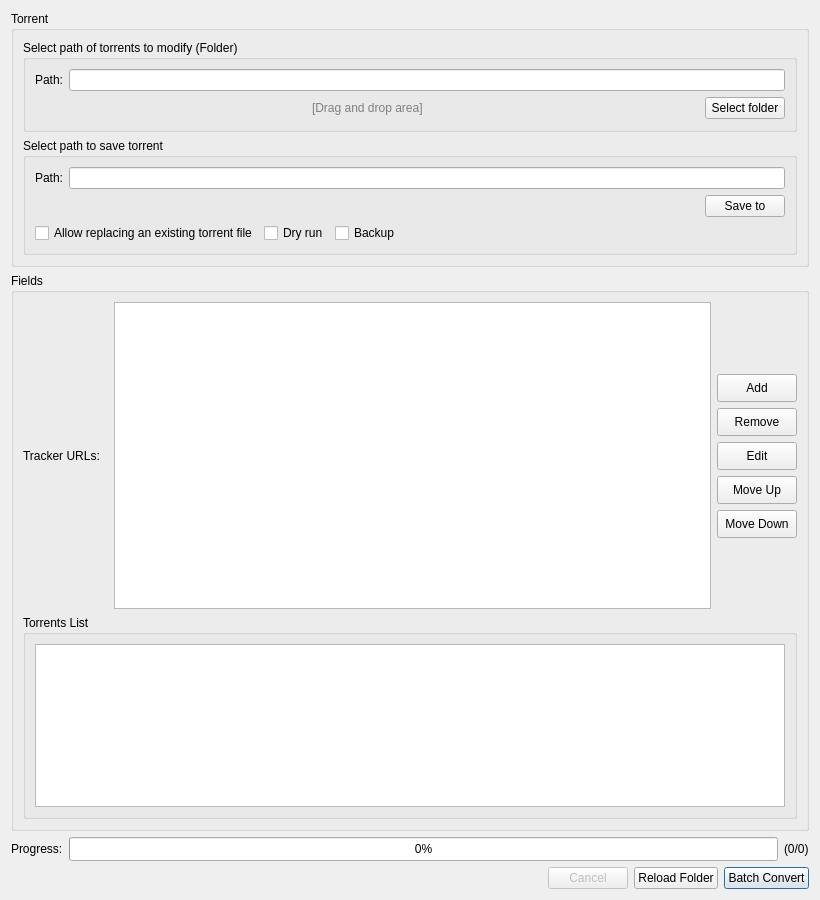
<widget class="QWidget" name="pageTrackerScroll"><property name="geometry"><rect><x>0</x><y>0</y><width>820</width><height>900</height></rect></property><layout class="QVBoxLayout" name="vboxTracker">
         <item>
          <widget class="QGroupBox" name="grpTrackerFile">
           <property name="sizePolicy"><sizepolicy hsizetype="Preferred" vsizetype="Fixed"><horstretch>0</horstretch><verstretch>0</verstretch></sizepolicy></property>
           <property name="title"><string>Torrent</string></property>
           <layout class="QVBoxLayout" name="vboxTrackerFile">
            <item>
             <widget class="QGroupBox" name="grpTrackerInput">
              <property name="sizePolicy"><sizepolicy hsizetype="Preferred" vsizetype="Fixed"><horstretch>0</horstretch><verstretch>0</verstretch></sizepolicy></property>
              <property name="minimumSize"><size><width>0</width><height>92</height></size></property>
              <property name="acceptDrops"><bool>true</bool></property>
              <property name="title"><string>Select path of torrents to modify (Folder)</string></property>
              <layout class="QVBoxLayout" name="vboxTrackerInput">
               <item>
                <layout class="QHBoxLayout" name="hboxTrackerInputPath">
                 <item><widget class="QLabel" name="lblTrackerInputPath"><property name="text"><string>Path:</string></property></widget></item>
                 <item><widget class="QLineEdit" name="editTrackerSourcePath"><property name="accessibleName"><string>Folder containing torrents to modify</string></property></widget></item>
                </layout>
               </item>
               <item>
                <layout class="QHBoxLayout" name="hboxTrackerInputButtons">
                 <item><spacer name="spcTrackerInputLeft"><property name="orientation"><enum>Qt::Horizontal</enum></property><property name="sizeHint" stdset="0"><size><width>40</width><height>20</height></size></property></spacer></item>
                 <item><widget class="QLabel" name="lblTrackerDropArea"><property name="styleSheet"><string notr="true">color: gray;</string></property><property name="text"><string>[Drag and drop area]</string></property></widget></item>
                 <item><spacer name="spcTrackerInputRight"><property name="orientation"><enum>Qt::Horizontal</enum></property><property name="sizeHint" stdset="0"><size><width>40</width><height>20</height></size></property></spacer></item>
                 <item><widget class="QPushButton" name="btnTrackerSelectFolder"><property name="sizePolicy"><sizepolicy hsizetype="Fixed" vsizetype="Fixed"><horstretch>0</horstretch><verstretch>0</verstretch></sizepolicy></property><property name="text"><string>Select folder</string></property><property name="icon"><iconset resource="resources/TorrentCraft.qrc">:/torrentcraft/icons/open-folder.svg</iconset></property></widget></item>
                </layout>
               </item>
              </layout>
             </widget>
            </item>
            <item>
             <widget class="QGroupBox" name="grpTrackerOutput">
              <property name="sizePolicy"><sizepolicy hsizetype="Preferred" vsizetype="Fixed"><horstretch>0</horstretch><verstretch>0</verstretch></sizepolicy></property>
              <property name="minimumSize"><size><width>0</width><height>92</height></size></property>
              <property name="title"><string>Select path to save torrent</string></property>
              <layout class="QVBoxLayout" name="vboxTrackerOutput">
               <item>
                <layout class="QHBoxLayout" name="hboxTrackerOutputPath">
                 <item><widget class="QLabel" name="lblTrackerOutputPath"><property name="text"><string>Path:</string></property></widget></item>
                 <item><widget class="QLineEdit" name="editTrackerOutputPath"><property name="accessibleName"><string>Batch output directory for modified torrents</string></property></widget></item>
                </layout>
               </item>
               <item>
                <layout class="QHBoxLayout" name="hboxTrackerOutputButtons">
                 <item><spacer name="spcTrackerOutputLeft"><property name="orientation"><enum>Qt::Horizontal</enum></property><property name="sizeHint" stdset="0"><size><width>40</width><height>20</height></size></property></spacer></item>
                 <item><widget class="QPushButton" name="btnTrackerSaveTo"><property name="sizePolicy"><sizepolicy hsizetype="Fixed" vsizetype="Fixed"><horstretch>0</horstretch><verstretch>0</verstretch></sizepolicy></property><property name="text"><string>Save to</string></property><property name="icon"><iconset resource="resources/TorrentCraft.qrc">:/torrentcraft/icons/save-torrent.svg</iconset></property></widget></item>
                </layout>
               </item>
               <item>
                <layout class="QHBoxLayout" name="hboxTrackerOutputOverwrite">
                 <item><widget class="QCheckBox" name="chkTrackerOverwrite"><property name="text"><string>Allow replacing an existing torrent file</string></property></widget></item><item><widget class="QCheckBox" name="chkTrackerDryRun"><property name="text"><string>Dry run</string></property></widget></item><item><widget class="QCheckBox" name="chkTrackerBackup"><property name="text"><string>Backup</string></property></widget></item>
                 <item><spacer name="spcTrackerOutputOverwrite"><property name="orientation"><enum>Qt::Horizontal</enum></property><property name="sizeHint" stdset="0"><size><width>40</width><height>20</height></size></property></spacer></item>
                </layout>
               </item>
              </layout>
             </widget>
            </item>
           </layout>
          </widget>
         </item>
         <item>
          <widget class="QGroupBox" name="grpTrackerFields">
           <property name="sizePolicy"><sizepolicy hsizetype="Preferred" vsizetype="Expanding"><horstretch>0</horstretch><verstretch>1</verstretch></sizepolicy></property>
           <property name="minimumSize"><size><width>0</width><height>390</height></size></property>
           <property name="title"><string>Fields</string></property>
           <layout class="QVBoxLayout" name="vboxTrackerFields" stretch="3,2">
            <item>
             <layout class="QHBoxLayout" name="hboxTrackerTiers" stretch="0,0,0">
              <item><widget class="QLabel" name="lblTrackerTiers"><property name="minimumSize"><size><width>85</width><height>0</height></size></property><property name="text"><string>Tracker URLs:</string></property></widget></item>
              <item><widget class="QTableView" name="tblTrackerTiers"><property name="minimumSize"><size><width>0</width><height>132</height></size></property><property name="accessibleName"><string>Tracker tiers</string></property><property name="editTriggers"><set>QAbstractItemView::NoEditTriggers</set></property><property name="selectionBehavior"><enum>QAbstractItemView::SelectRows</enum></property></widget></item>
              <item>
               <layout class="QVBoxLayout" name="vboxTrackerBtns">
                <item><spacer name="spcTrackerTop"><property name="orientation"><enum>Qt::Vertical</enum></property><property name="sizeHint" stdset="0"><size><width>20</width><height>40</height></size></property></spacer></item>
                <item><widget class="QPushButton" name="btnTrackerAdd"><property name="minimumSize"><size><width>0</width><height>28</height></size></property><property name="text"><string>Add</string></property></widget></item>
                <item><widget class="QPushButton" name="btnTrackerRemove"><property name="minimumSize"><size><width>0</width><height>28</height></size></property><property name="text"><string>Remove</string></property></widget></item>
                <item><widget class="QPushButton" name="btnTrackerEdit"><property name="minimumSize"><size><width>0</width><height>28</height></size></property><property name="text"><string>Edit</string></property></widget></item>
                <item><widget class="QPushButton" name="btnTrackerMoveUp"><property name="minimumSize"><size><width>0</width><height>28</height></size></property><property name="text"><string>Move Up</string></property></widget></item>
                <item><widget class="QPushButton" name="btnTrackerMoveDown"><property name="minimumSize"><size><width>0</width><height>28</height></size></property><property name="text"><string>Move Down</string></property></widget></item>
                <item><spacer name="spcTrackerBot"><property name="orientation"><enum>Qt::Vertical</enum></property><property name="sizeHint" stdset="0"><size><width>20</width><height>40</height></size></property></spacer></item>
               </layout>
              </item>
             </layout>
            </item>
            <item>
             <widget class="QGroupBox" name="grpTrackerTorrents">
              <property name="title"><string>Torrents List</string></property>
              <layout class="QVBoxLayout" name="vboxTrackerTorrents">
               <item>
                <widget class="QTableView" name="tblTrackerTorrents">
                 <property name="minimumSize"><size><width>0</width><height>132</height></size></property>
                 <property name="accessibleName"><string>Torrents to batch modify</string></property>
                 <property name="editTriggers"><set>QAbstractItemView::NoEditTriggers</set></property>
                 <property name="selectionBehavior"><enum>QAbstractItemView::SelectRows</enum></property>
                </widget>
               </item>
              </layout>
             </widget>
            </item>
           </layout>
          </widget>
         </item>
         <item>
          <layout class="QHBoxLayout" name="hboxTrackerProgress">
           <item><widget class="QLabel" name="lblTrackerProgress"><property name="text"><string>Progress:</string></property></widget></item>
           <item><widget class="QProgressBar" name="progTrackerBatch"><property name="sizePolicy"><sizepolicy hsizetype="Expanding" vsizetype="Fixed"><horstretch>0</horstretch><verstretch>0</verstretch></sizepolicy></property><property name="minimumSize"><size><width>0</width><height>24</height></size></property><property name="value"><number>0</number></property></widget></item>
           <item><widget class="QLabel" name="lblTrackerProgressFiles"><property name="text"><string>(0/0)</string></property></widget></item>
          </layout>
         </item>
         <item>
          <layout class="QHBoxLayout" name="hboxTrackerActions">
           <item><spacer name="spcTrackerActions"><property name="orientation"><enum>Qt::Horizontal</enum></property><property name="sizeHint" stdset="0"><size><width>40</width><height>20</height></size></property></spacer></item>
           <item><widget class="QPushButton" name="btnTrackerCancel"><property name="text"><string>Cancel</string></property><property name="icon"><iconset resource="resources/TorrentCraft.qrc">:/torrentcraft/icons/status-cancelled.svg</iconset></property><property name="enabled"><bool>false</bool></property></widget></item>
           <item><widget class="QPushButton" name="btnTrackerReloadFolder"><property name="text"><string>Reload Folder</string></property><property name="icon"><iconset resource="resources/TorrentCraft.qrc">:/torrentcraft/icons/refresh.svg</iconset></property></widget></item>
           <item><widget class="QPushButton" name="btnTrackerBatchConvert"><property name="text"><string>Batch Convert</string></property><property name="icon"><iconset resource="resources/TorrentCraft.qrc">:/torrentcraft/icons/batch-convert.svg</iconset></property><property name="default"><bool>true</bool></property></widget></item>
          </layout>
         </item>
        </layout></widget>
